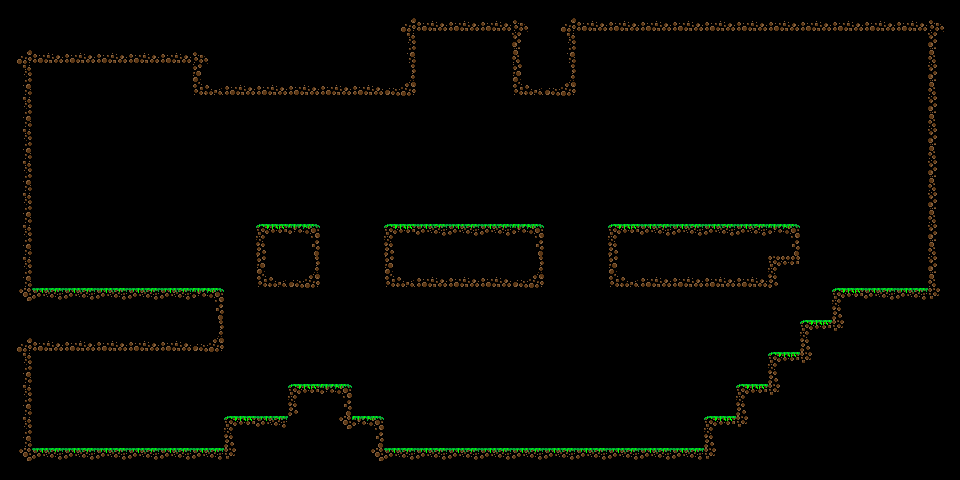

Rendered tile map (Tiled .tmx) drawn with the repository's tilesets; below, a short description and the map source with its tile grids summarised:
An orthogonal 30x15 tile map with 32x32 px tiles, 4 tile layers (treeBG, treeBG2, treeBG3, collisionLayer), 2 hidden layers not drawn, 3 tilesets.

<map version="1.0" orientation="orthogonal" renderorder="right-down" width="30" height="15" tilewidth="32" tileheight="32">
 <tileset firstgid="1" name="tiles" tilewidth="32" tileheight="32">
  <image source="bigTileSet.png" width="192" height="192" />
  <tile id="0">
   <properties>
    <property name="collide" value="" />
   </properties>
  </tile>
  <tile id="1">
   <properties>
    <property name="collide" value="" />
   </properties>
  </tile>
  <tile id="2">
   <properties>
    <property name="collide" value="" />
   </properties>
  </tile>
  <tile id="5">
   <properties>
    <property name="collide" value="" />
   </properties>
  </tile>
  <tile id="6">
   <properties>
    <property name="collide" value="" />
   </properties>
  </tile>
  <tile id="7">
   <properties>
    <property name="collide" value="" />
   </properties>
  </tile>
  <tile id="8">
   <properties>
    <property name="collide" value="" />
   </properties>
  </tile>
  <tile id="10">
   <properties>
    <property name="collide" value="" />
   </properties>
  </tile>
  <tile id="11">
   <properties>
    <property name="collide" value="" />
   </properties>
  </tile>
  <tile id="12">
   <properties>
    <property name="collide" value="" />
   </properties>
  </tile>
  <tile id="13">
   <properties>
    <property name="collide" value="" />
   </properties>
  </tile>
  <tile id="14">
   <properties>
    <property name="collide" value="" />
   </properties>
  </tile>
 </tileset>
 <tileset firstgid="37" name="bg" tilewidth="32" tileheight="32">
  <image source="testBG.png" width="96" height="96" />
 </tileset>
 <tileset firstgid="46" name="treeTileSet" tilewidth="32" tileheight="32">
  <image source="treeTiles.png" width="192" height="192" />
 </tileset>
 <layer name="backgroundLayer" width="30" height="15" visible="0">
  <data>[450 cells, 450 non-empty, 7 distinct tile ids]</data>
 </layer>
 <layer name="treeBG" width="30" height="15">
  <data>[450 cells, 96 non-empty, 12 distinct tile ids]</data>
 </layer>
 <layer name="treeBG2" width="30" height="15">
  <data>[450 cells, 90 non-empty, 12 distinct tile ids]</data>
 </layer>
 <layer name="treeBG3" width="30" height="15">
  <data>[450 cells, 52 non-empty, 6 distinct tile ids]</data>
 </layer>
 <layer name="collisionLayer" width="30" height="15">
  <data>[450 cells, 179 non-empty, 14 distinct tile ids]</data>
 </layer>
 <layer name="foregroundLayer" width="30" height="15" visible="0">
  <data>[450 cells, 25 non-empty, 11 distinct tile ids]</data>
 </layer>
</map>